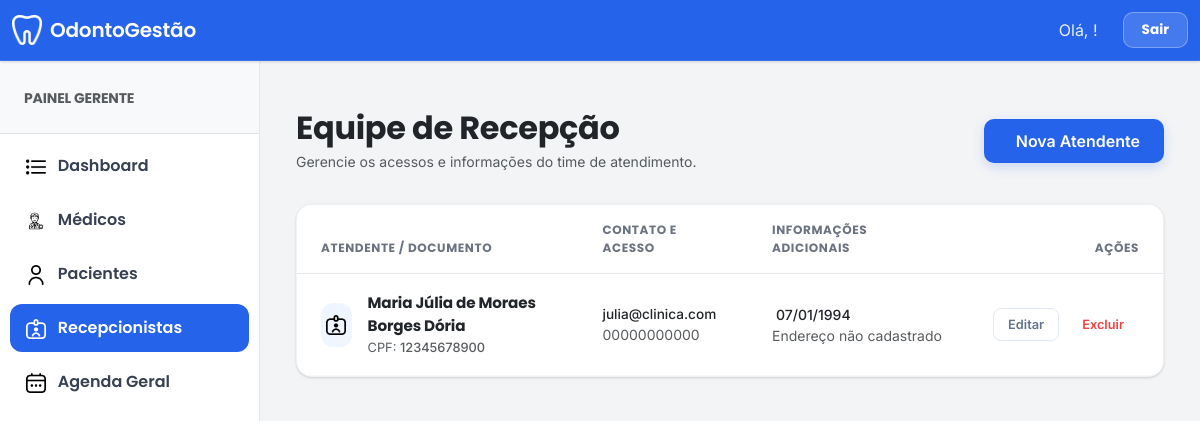
The page /manage_recepcionista/ (signed in) on the database as committed earlier.
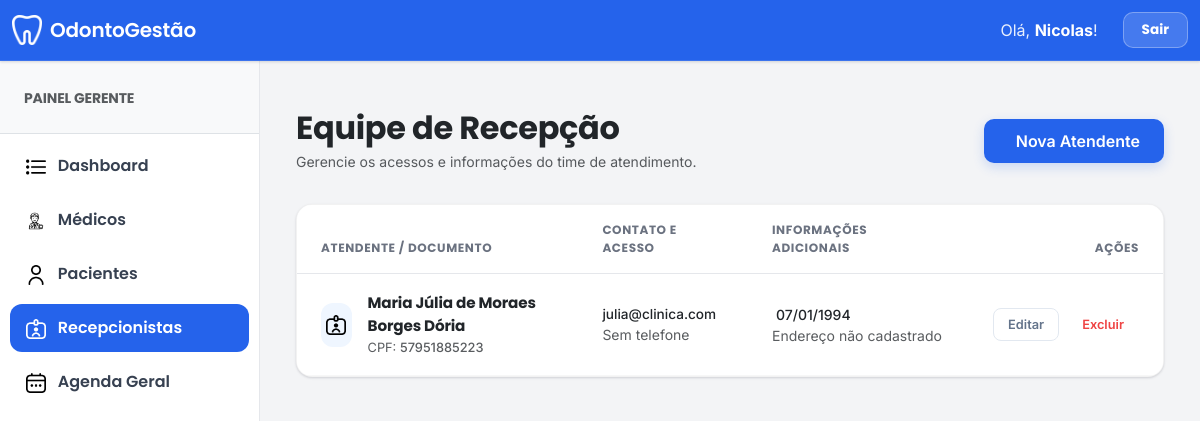
The same page on the database as committed later.
### clinica_app/models.py (models this page shows, shortened)
class Recepcionista(models.Model):
    admin = models.OneToOneField(CustomUser, on_delete=models.CASCADE)
    cpf = models.CharField(max_length=14, null=True, blank=True, unique=True)
    telefone = models.CharField(max_length=20, null=True, blank=True)
    endereco = models.TextField(null=True, blank=True)
    data_nascimento = models.DateField(null=True, blank=True)

class CustomUser(AbstractUser):
    USER_TYPE_CHOICES = (
        ('1', 'Gerente'),
        ('2', 'Dentista'),
        ('3', 'Paciente'),
        ('4', 'Recepcionista'),
    )
    email = models.EmailField(unique=True)
    user_type = models.CharField(default='1', choices=USER_TYPE_CHOICES, max_length=1)
    first_name = models.CharField("Nome completo", max_length=150, blank=True)
    REQUIRED_FIELDS = ['email', 'first_name']

### clinica_app/views.py (the view)
# urls.py: path('manage_recepcionista/', views.manage_recepcionista, name="manage_recepcionista"),
@login_required
def manage_recepcionista(request):
    if str(request.user.user_type) != "1": return redirect('home')
    return render(request, "gerente_template/manage_recepcionista_template.html", {"recepcionistas": Recepcionista.objects.all()})

### clinica_app/templates/gerente_template/manage_recepcionista_template.html (shortened to what this page needs)
{% extends 'base.html' %}
{% load static %}
{% block main_content %}
<div class="container-fluid py-4 page-container">
    <div class="row page-header align-items-center">
        <div class="col-md-6">
            <h2 class="fw-bold text-dark mb-1">Equipe de Recepção</h2>
            <p class="text-muted small mb-0">Gerencie os acessos e informações do time de atendimento.</p>
        </div>
        <div class="col-md-6 text-md-end mt-3 mt-md-0">
            <a href="{% url 'add_recepcionista' %}" class="btn btn-add">
                 Nova Atendente
            </a>
        </div>
    </div>
    <div class="content-card">
        <div class="table-responsive">
            <table class="table table-custom mb-0">
                <thead>
                    <tr>
                        <th>Atendente / Documento</th>
                        <th>Contato e Acesso</th>
                        <th>Informações Adicionais</th>
                        <th class="text-end">Ações</th>
                    </tr>
                </thead>
                <tbody>
                    {% for recep in recepcionistas %}
                    <tr>
                        <td>
                            <div class="d-flex align-items-center">
                                <div class="staff-avatar me-3">
                                    <img src="{% static 'recepcionista.png' %}" alt="Ícone">
                                </div>
                                <div>
                                    <div class="fw-bold text-dark" style="font-size: 0.95rem;">
                                        {{ recep.admin.first_name }} {{ recep.admin.last_name }}
                                    </div>
                                    <div class="text-muted" style="font-size: 0.8rem;">
                                        CPF: <span class="fw-medium">{{ recep.cpf|default:"---" }}</span>
                                    </div>
                                </div>
                            </div>
                        </td>
                        <td>
                            <div class="text-dark fw-medium" style="font-size: 0.85rem;">
                                {{ recep.admin.email }}
                            </div>
                            <div class="text-muted small">
                                {{ recep.telefone|default:"Sem telefone" }}
                            </div>
                        </td>
                        <td>
                            <div class="text-dark small fw-medium">
                                {% if recep.data_nascimento %}
                                     {{ recep.data_nascimento|date:"d/m/Y" }}
                                {% else %}
                                    <span class="text-muted opacity-50 italic">Nascimento não inf.</span>
                                {% endif %}
                            </div>
                            <div class="text-muted small text-truncate-custom" title="{{ recep.endereco }}">
                                {{ recep.endereco|default:"Endereço não cadastrado" }}
                            </div>
                        </td>
                        <td class="text-end">
                            <div class="d-flex justify-content-end gap-2">
                                <a href="{% url 'edit_recepcionista' recep.admin.id %}" class="btn btn-action-edit">
                                    Editar
                                </a>
                                <a href="{% url 'delete_recepcionista' recep.admin.id %}"
                                   class="btn btn-action-delete"
                                   onclick="return confirm('Deseja realmente remover o acesso desta profissional?')">
                                    Excluir
                                </a>
                            </div>
                        </td>
                    </tr>
                    {% endfor %}
                </tbody>
            </table>
        </div>
    </div>
</div>
{% endblock main_content %}

### clinica_app/templates/base.html (shortened to what this page needs)
{% load static %}
<!DOCTYPE html>
<html lang="pt-br">
<head>
    <link href="https://cdn.jsdelivr.net/npm/bootstrap@5.3.0/dist/css/bootstrap.min.css" rel="stylesheet">
</head>
<body>
    {% if user.is_authenticated %}
    <nav class="navbar navbar-expand-lg">
        <div class="container-fluid">
            <a class="navbar-brand" href="#">
                <img src="{% static 'denteb.png' %}" alt="Logo" width="30" height="30" class="me-2">
                OdontoGestão
            </a>
            <div class="collapse navbar-collapse" id="navbarNav">
                <ul class="navbar-nav ms-auto align-items-center">
                    <li class="nav-item">
                        <span class="user-welcome">Olá, <span class="user-name">{{ user.first_name }}</span>!</span>
                    </li>
                    <li class="nav-item">
                        <a class="nav-link-custom" href="{% url 'logout_user' %}">Sair</a>
                    </li>
                </ul>
            </div>
        </div>
    </nav>
    {% endif %}
    <div class="main-wrapper">
        {% if user.is_authenticated %}
        <aside id="sidebar">
            <div class="p-4 border-bottom bg-light">
                <small class="text-uppercase fw-bold text-muted">
                    {% if user.user_type == '1' %}Painel Gerente
                    {% elif user.user_type == '2' %}Painel Médico
                    {% elif user.user_type == '4' %}Painel Recepção
                    {% endif %}
                </small>
            </div>
            <nav class="mt-2">
                {% with url_name=request.resolver_match.url_name %}
                {% if user.user_type == '2' %}
                    <a href="{% url 'dentista_home' %}" class="sidebar-link {% if url_name == 'dentista_home' %}active{% endif %}">
                        <img src="{% static 'computador.png' %}" width="20" class="me-2"> Meu Painel
                    </a>
                    <a href="{% url 'dentista_manage_paciente' %}" class="sidebar-link {% if url_name == 'dentista_manage_paciente' or url_name == 'view_paciente' %}active{% endif %}">
                        <img src="{% static 'utilizador.png' %}" width="20" class="me-2"> Pacientes
                    </a>
                    <a href="{% url 'add_consulta' %}" class="sidebar-link {% if url_name == 'add_consulta' %}active{% endif %}">
                        <img src="{% static 'adicionar.png' %}" width="20" class="me-2"> Agendar Consulta
                    </a>
                {% elif user.user_type == '1' %}
                    <a href="{% url 'gerente_home' %}" class="sidebar-link {% if url_name == 'gerente_home' %}active{% endif %}">
                        <img src="{% static 'lista.png' %}" width="20" class="me-2"> Dashboard
                    </a>
                    <a href="{% url 'manage_dentista' %}" class="sidebar-link {% if 'dentista' in url_name %}active{% endif %}">
                        <img src="{% static 'dentista.png' %}" width="20" class="me-2"> Médicos
                    </a>
                    <a href="{% url 'manage_paciente' %}" class="sidebar-link {% if 'paciente' in url_name %}active{% endif %}">
                        <img src="{% static 'utilizador.png' %}" width="20" class="me-2"> Pacientes
                    </a>
                    <a href="{% url 'manage_recepcionista' %}" class="sidebar-link {% if 'recepcionista' in url_name %}active{% endif %}">
                        <img src="{% static 'recepcionista.png' %}" width="20" class="me-2"> Recepcionistas
                    </a>
                    <a href="{% url 'manage_consulta' %}" class="sidebar-link {% if 'consulta' in url_name %}active{% endif %}">
                        <img src="{% static 'calendario.png' %}" width="20" class="me-2"> Agenda Geral
                    </a>
                {% endif %}
                {% endwith %}
            </nav>
        </aside>
        {% endif %}
        <main id="content-area">
            {% block main_content %}{% endblock %}
        </main>
    </div>
</body>
</html>

Rows that differ between the two databases and show on the page:
now on this page (row edited): CustomUser: first_name "Nicolas"
changed Recepcionista "Endereço não cadastrado": cpf "12345678900" → "57951885223"; telefone "00000000000" → "Sem telefone"
